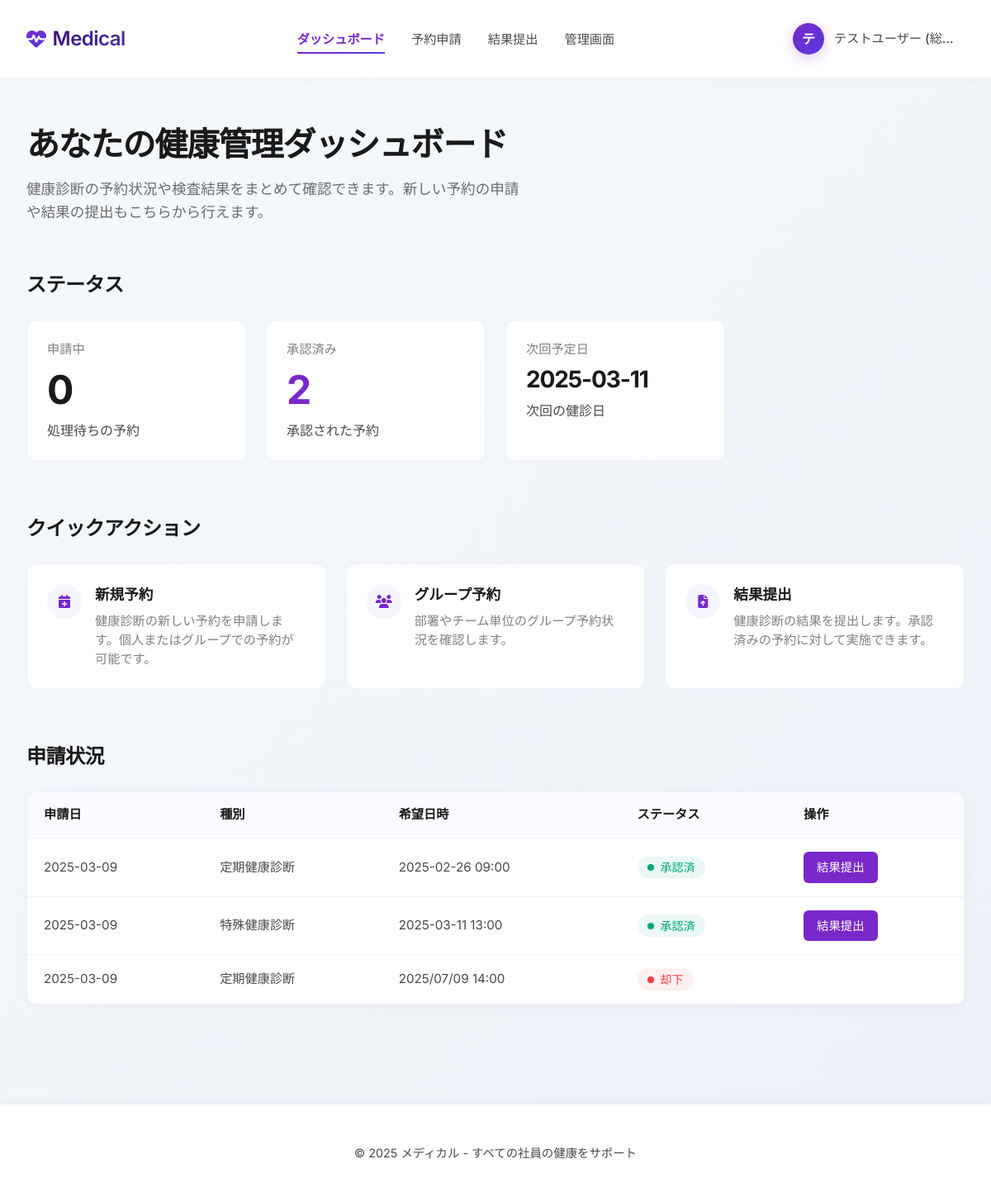
Page /dashboard (signed in) on the committed database.
### tables this page shows
CREATE TABLE users (
            id TEXT PRIMARY KEY,
            password TEXT NOT NULL,
            name TEXT NOT NULL,
            department TEXT,
            role TEXT DEFAULT 'user',
            created_at TIMESTAMP DEFAULT CURRENT_TIMESTAMP
        , work_type TEXT DEFAULT 'regular', email TEXT, phone TEXT, employee_number TEXT, insurance_number TEXT);

CREATE TABLE reservations (
            id INTEGER PRIMARY KEY AUTOINCREMENT,
            user_id TEXT NOT NULL,
            exam_type TEXT NOT NULL,
            preferred_date DATE NOT NULL,
            preferred_time TIME NOT NULL,
            notes TEXT,
            status TEXT DEFAULT 'pending',
            created_at TIMESTAMP DEFAULT CURRENT_TIMESTAMP, group_id INTEGER,
            FOREIGN KEY (user_id) REFERENCES users (id)
        );

### app.py (the view)
@app.route('/dashboard')
@login_required
def dashboard():
    stats = count_reservations_by_status(current_user.id)
    reservations = get_user_reservations(current_user.id)
    return render_template('dashboard.html', stats=stats, reservations=reservations)

### app.py (called while the page is built)
@app.after_request
def add_header(response):
    response.headers["Cache-Control"] = "no-cache, no-store, must-revalidate"
    response.headers["Pragma"] = "no-cache"
    response.headers["Expires"] = "0"
    response.headers['Cache-Control'] = 'public, max-age=0'
    return response

@app.context_processor
def override_url_for():
    return dict(url_for=dated_url_for)

def dated_url_for(endpoint, **values):
    if endpoint == 'static':
        values['q'] = int(datetime.utcnow().timestamp())
    return url_for(endpoint, **values)

def get_user_reservations(user_id):
    conn = sqlite3.connect('health_check.db')
    c = conn.cursor()
    c.execute('''
        SELECT exam_type, preferred_date, preferred_time, status, created_at
        FROM reservations
        WHERE user_id = ?
        ORDER BY created_at DESC
    ''', (user_id,))
    reservations = c.fetchall()
    conn.close()
    return reservations

def count_reservations_by_status(user_id):
    conn = sqlite3.connect('health_check.db')
    c = conn.cursor()
    c.execute('''
        SELECT status, COUNT(*) as count
        FROM reservations
        WHERE user_id = ?
        GROUP BY status
    ''', (user_id,))
    counts = dict(c.fetchall())
    conn.close()
    return {
        'pending': counts.get('pending', 0),
        'approved': counts.get('approved', 0),
        'next_exam': get_next_exam_date(user_id)
    }

def get_next_exam_date(user_id):
    conn = sqlite3.connect('health_check.db')
    c = conn.cursor()
    c.execute('''
        SELECT preferred_date
        FROM reservations
        WHERE user_id = ? AND status = 'approved' AND preferred_date >= date('now')
        ORDER BY preferred_date ASC
        LIMIT 1
    ''', (user_id,))
    result = c.fetchone()
    conn.close()
    return result[0] if result else None

def get_user_by_id(user_id):
    conn = sqlite3.connect('health_check.db')
    c = conn.cursor()
    c.execute('SELECT id, name, department, role, work_type, email, phone FROM users WHERE id = ?', (user_id,))
    user_data = c.fetchone()
    conn.close()
    if user_data:
        return User(user_data[0], user_data[1], user_data[2], user_data[3],
                   user_data[4], user_data[5], user_data[6])
    return None

@login_manager.user_loader
def load_user(user_id):
    return get_user_by_id(user_id)

### templates/dashboard.html (shortened to what this page needs)
{% extends "base.html" %}
{% block content %}
<div class="dashboard-header">
    <h1>あなたの健康管理ダッシュボード</h1>
    <p>健康診断の予約状況や検査結果をまとめて確認できます。新しい予約の申請や結果の提出もこちらから行えます。</p>
</div>
<div class="dashboard-section">
    <h2 class="section-title">ステータス</h2>
    <div class="metrics-grid">
        <div class="metric-card">
            <div class="metric-label">申請中</div>
            <div class="metric-value">{{ stats.pending }}</div>
            <div class="metric-desc">処理待ちの予約</div>
        </div>
        <div class="metric-card">
            <div class="metric-label">承認済み</div>
            <div class="metric-value highlight">{{ stats.approved }}</div>
            <div class="metric-desc">承認された予約</div>
        </div>
        <div class="metric-card">
            <div class="metric-label">次回予定日</div>
            <div class="metric-value date">{{ stats.next_exam if stats.next_exam else '未定' }}</div>
            <div class="metric-desc">次回の健診日</div>
        </div>
    </div>
</div>
<div class="dashboard-section">
    <h2 class="section-title">クイックアクション</h2>
    <div class="action-grid">
        <a href="{{ url_for('reservation') }}" class="action-card">
            <div class="action-icon">
                <i class="fas fa-calendar-plus"></i>
            </div>
            <div class="action-content">
                <h3>新規予約</h3>
                <p>健康診断の新しい予約を申請します。個人またはグループでの予約が可能です。</p>
            </div>
        </a>
        <a href="{{ url_for('group_reservations') }}" class="action-card">
            <div class="action-icon">
                <i class="fas fa-users"></i>
            </div>
            <div class="action-content">
                <h3>グループ予約</h3>
                <p>部署やチーム単位のグループ予約状況を確認します。</p>
            </div>
        </a>
        <a href="{{ url_for('upload_results') }}" class="action-card">
            <div class="action-icon">
                <i class="fas fa-file-upload"></i>
            </div>
            <div class="action-content">
                <h3>結果提出</h3>
                <p>健康診断の結果を提出します。承認済みの予約に対して実施できます。</p>
            </div>
        </a>
    </div>
</div>
<div class="dashboard-section">
    <h2 class="section-title">申請状況</h2>
    {% if reservations %}
    <div class="table-container">
        <table class="data-table">
            <thead>
                <tr>
                    <th>申請日</th>
                    <th>種別</th>
                    <th>希望日時</th>
                    <th>ステータス</th>
                    <th>操作</th>
                </tr>
            </thead>
            <tbody>
                {% for exam_type, preferred_date, preferred_time, status, created_at in reservations %}
                <tr>
                    <td>{{ created_at.split(' ')[0] }}</td>
                    <td>{{ exam_type }}</td>
                    <td>{{ preferred_date }} {{ preferred_time }}</td>
                    <td>
                        <span class="status-badge status-{{ status }}">
                            {{ '承認済' if status == 'approved' else '却下' if status == 'rejected' else '申請中' }}
                        </span>
                    </td>
                    <td>
                        {% if status == 'approved' %}
                        <a href="{{ url_for('upload_results') }}" class="table-action">結果提出</a>
                        {% endif %}
                    </td>
                </tr>
                {% endfor %}
            </tbody>
        </table>
    </div>
    {% endif %}
</div>
{% endblock %}

### templates/base.html (shortened to what this page needs)
<!DOCTYPE html>
<html lang="ja">
<head>
    <link rel="stylesheet" href="https://cdnjs.cloudflare.com/ajax/libs/font-awesome/6.4.0/css/all.min.css">
</head>
<body>
    <header>
        <div class="header-container animated delay-1">
            <a href="/" class="logo">
                <i class="fas fa-heartbeat"></i>
                <span>Medical</span>
            </a>
            {% if current_user.is_authenticated %}
            <nav>
                <ul class="nav-links">
                    <li><a href="{{ url_for('dashboard') }}" {% if request.path == url_for('dashboard') %}class="active"{% endif %}>ダッシュボード</a></li>
                    <li><a href="{{ url_for('reservation') }}" {% if request.path == url_for('reservation') %}class="active"{% endif %}>予約申請</a></li>
                    <li><a href="{{ url_for('upload_results') }}" {% if request.path == url_for('upload_results') %}class="active"{% endif %}>結果提出</a></li>
                    {% if current_user.is_admin %}
                    <li><a href="{{ url_for('admin_dashboard') }}" {% if request.path == url_for('admin_dashboard') %}class="active"{% endif %}>管理画面</a></li>
                    {% endif %}
                </ul>
            </nav>
            <div class="user-profile" id="userProfile">
                <div class="avatar">{{ current_user.name[:1] }}</div>
                <div class="user-name">{{ current_user.name }} ({{ current_user.department }})</div>
            </div>
            {% endif %}
        </div>
    </header>
    <main class="animated delay-2">
        {% block content %}{% endblock %}
    </main>
    <footer class="animated delay-3">
        <div class="footer-container">
            <p>&copy; 2025 メディカル - すべての社員の健康をサポート</p>
        </div>
    </footer>
</body>
</html>

### templates/base.html (style rules this page uses)
:root { --primary: #1A1A1A; --secondary: #5839de; --accent: #7928CA; --success: #00A67E; --danger: #F03A47; --warning: #FFB84C; --info: #5839de; --light: #F8F9FA; --dark: #111111; --bg-color: #f6f9fc; --text-color: #4a4a4a; --border-color: #edf1f7; --hover-color: #F5F5FF; --gradient-primary: linear-gradient(135deg, #7928CA, #5839de); --gradient-secondary: linear-gradient(135deg, #3a1078, #4e31aa); --gradient-background: linear-gradient(135deg, #f6f9fc 0%, #edf1f7 100%); --shadow-soft: 0 10px 50px rgba(0,0,0,0.05), 0 2px 15px rgba(0,0,0,0.05); }
* { box-sizing: border-box; margin: 0; padding: 0; }
body { font-family: 'Inter', -apple-system, BlinkMacSystemFont, sans-serif; line-height: 1.5; color: var(--text-color); background: var(--gradient-background); min-height: 100vh; display: flex; flex-direction: column; -webkit-font-smoothing: antialiased; -moz-osx-font-smoothing: grayscale; }
.animated { animation: fadeIn 0.8s ease-out forwards; }
.delay-1 { animation-delay: 0.1s; }
.delay-2 { animation-delay: 0.2s; }
.delay-3 { animation-delay: 0.3s; }
header { background: white; border-bottom: 1px solid var(--border-color); padding: 1.25rem 0; position: sticky; top: 0; z-index: 100; box-shadow: 0 2px 15px rgba(0,0,0,0.03); }
.header-container { max-width: 1300px; margin: 0 auto; display: flex; justify-content: space-between; align-items: center; padding: 0 2rem; }
.logo { display: flex; align-items: center; text-decoration: none; color: var(--primary); font-weight: 600; font-size: 1.5rem; letter-spacing: -0.5px; }
.logo i { margin-right: 0.5rem; background: var(--gradient-primary); -webkit-background-clip: text; -webkit-text-fill-color: transparent; }
.logo span { background: var(--gradient-secondary); -webkit-background-clip: text; -webkit-text-fill-color: transparent; }
nav .nav-links { display: flex; list-style: none; gap: 2rem; }
nav .nav-links a { text-decoration: none; color: var(--text-color); font-weight: 500; transition: all 0.2s; padding: 0.5rem 0; position: relative; font-size: 0.95rem; }
nav .nav-links a::after { content: ''; position: absolute; bottom: 0; left: 0; width: 0; height: 2px; background: var(--gradient-primary); transition: width 0.3s; }
nav .nav-links a.active { color: var(--accent); font-weight: 600; }
nav .nav-links a.active::after { width: 100%; }
.user-profile { display: flex; align-items: center; position: relative; cursor: pointer; padding: 0.5rem; border-radius: 12px; transition: all 0.2s; }
.user-profile .avatar { width: 38px; height: 38px; border-radius: 50%; background: var(--gradient-primary); display: flex; align-items: center; justify-content: center; color: white; font-weight: 600; margin-right: 0.75rem; box-shadow: 0 4px 15px rgba(121, 40, 202, 0.25); }
.user-profile .user-name { font-weight: 500; color: var(--text-color); max-width: 150px; white-space: nowrap; overflow: hidden; text-overflow: ellipsis; font-size: 0.95rem; }
main { flex-grow: 1; max-width: 1300px; width: 100%; margin: 0 auto; padding: 3.5rem 2rem; }
footer { background-color: white; padding: 3rem 0; border-top: 1px solid var(--border-color); text-align: center; color: var(--text-color); opacity: 0.8; font-size: 0.9rem; box-shadow: 0 -2px 15px rgba(0,0,0,0.03); }
.footer-container { max-width: 1300px; margin: 0 auto; padding: 0 2rem; }

### rows in the picture
users: name "テ", name "テストユーザー", department "総…"
reservations: preferred_date "2025-03-11", created_at "2025-03-09", exam_type "特殊健康診断", preferred_time "13:00", status "承認済"
reservations: created_at "2025-03-09", exam_type "定期健康診断", preferred_date "2025-02-26", preferred_time "09:00", status "承認済"
reservations: created_at "2025-03-09", exam_type "定期健康診断", preferred_date "2025/07/09", preferred_time "14:00", status "却下"

### other values in the picture
{{ stats.pending }} "0"
{{ stats.approved }} "2"
